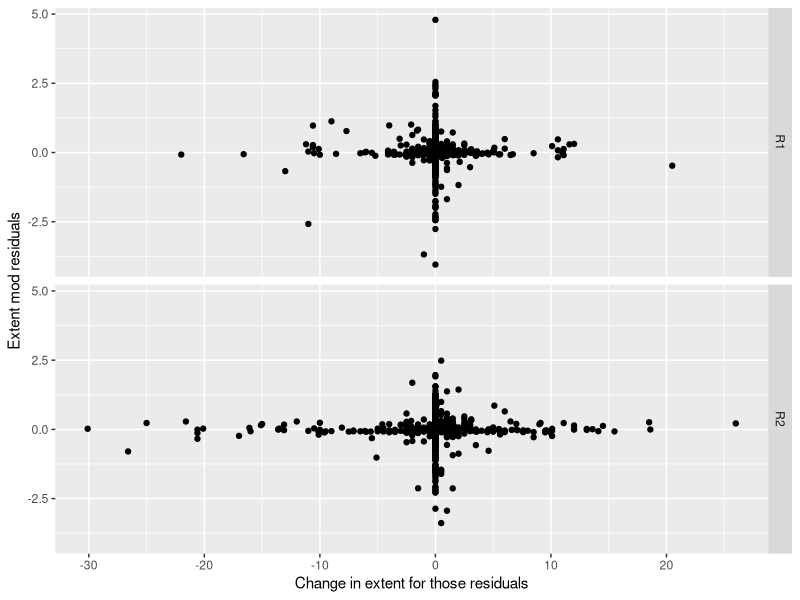
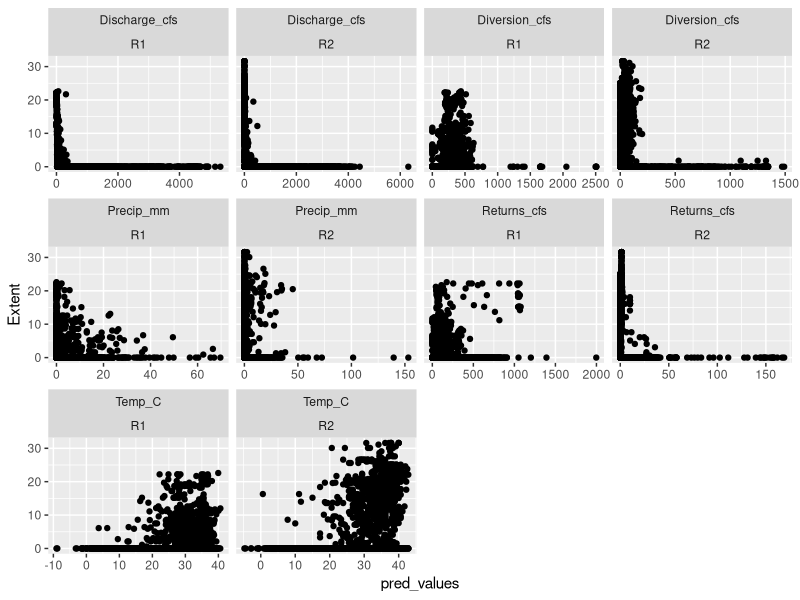
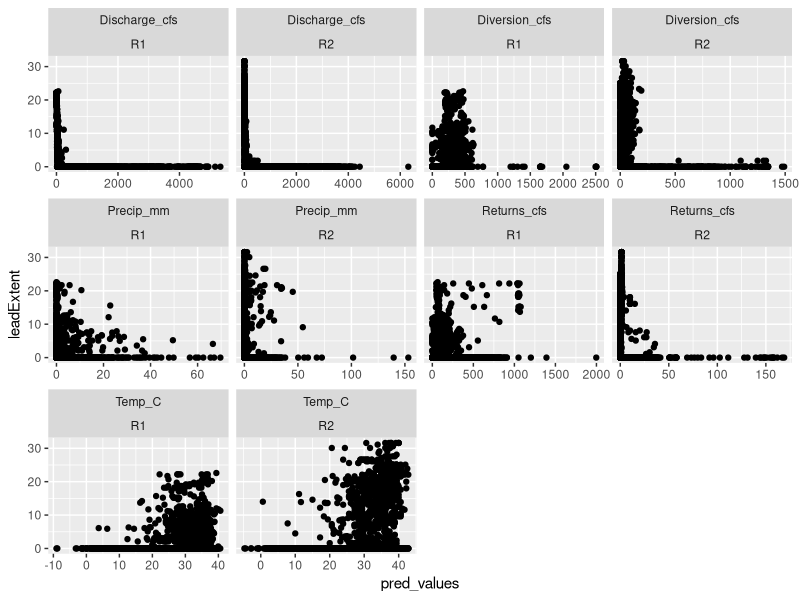
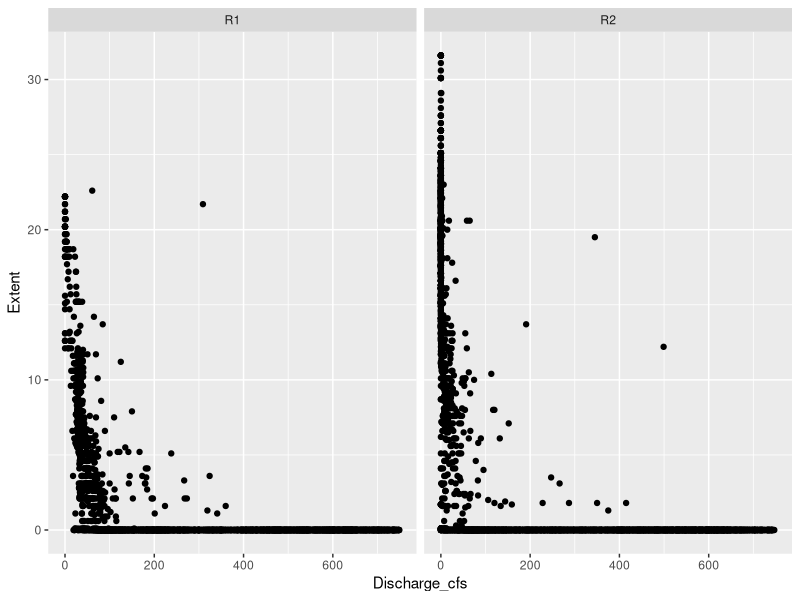
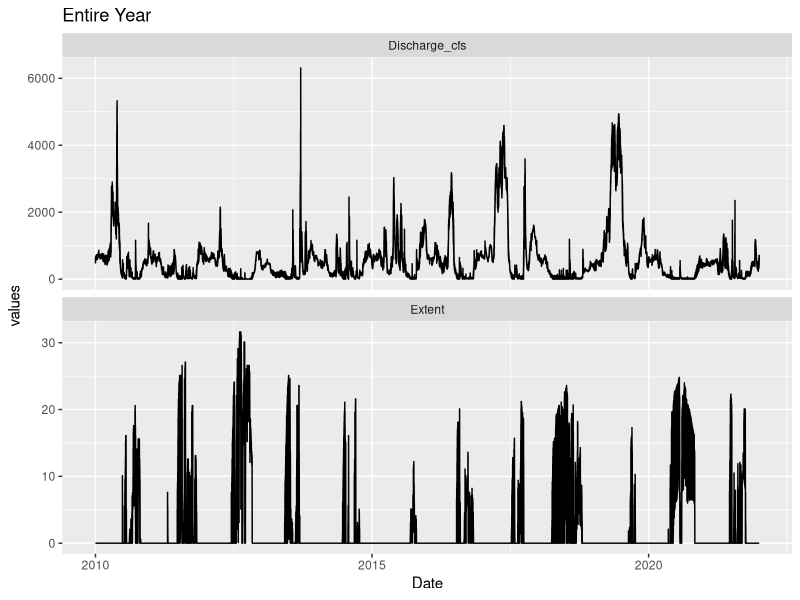
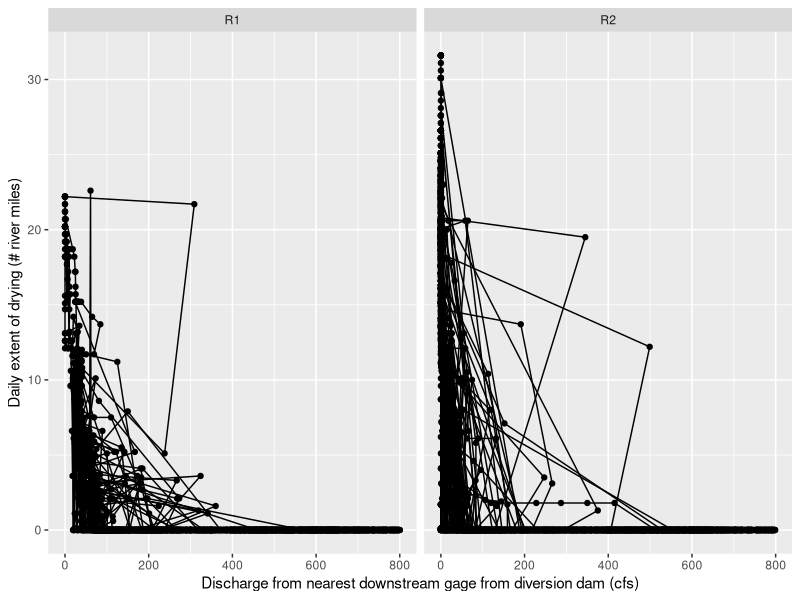
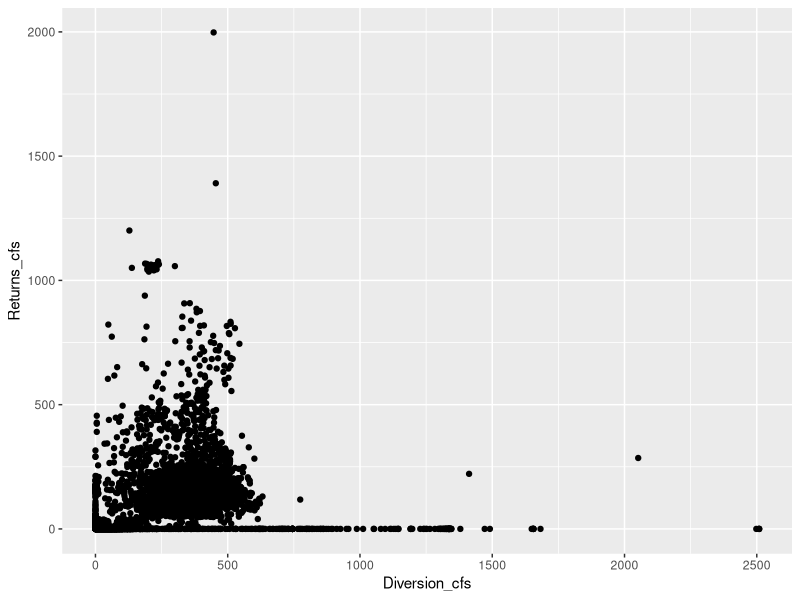
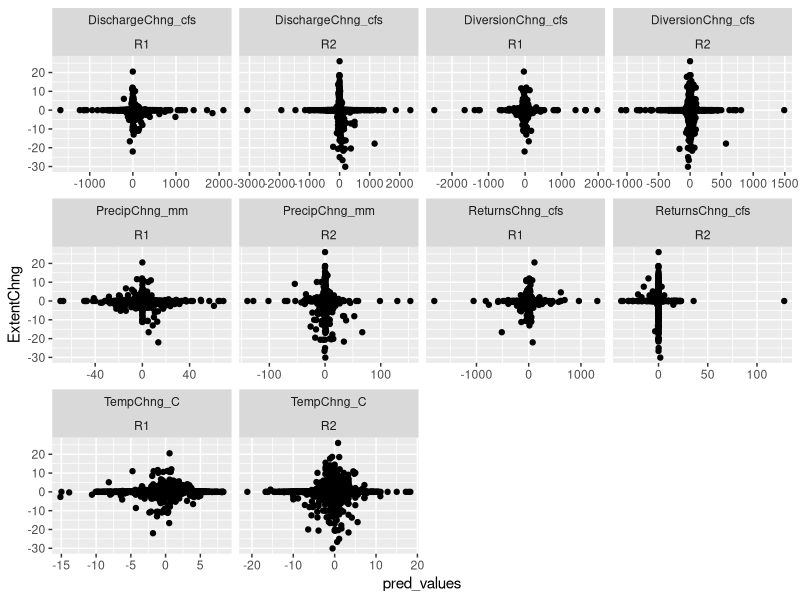

Write the R code that produced these figures, in order.
#read me ####
#the purpose of this script is to better understand the poor residuals
#best Extent Dry model - 2 states diversion subreaches

#libraries ####
library(tidyverse)
library(lubridate)
library(gridExtra)

#read data ####
dat <- read.csv("Data/Processed/DiversionSubreachData.csv", header = T) %>% 
  mutate(Date = as.Date(Date, format = "%Y-%m-%d" )) %>% 
  #filter(between(month(Date), 4, 10)) %>% 
  group_by(Reach) %>% 
  mutate(t = row_number()) %>% 
  ungroup()

resids <- read.csv("Data/Processed/PredsExtDiv.csv") %>% 
  rename(Reach = 1)

dat2 <- read.csv("Data/Processed/DryingSubreachData.csv", header=T) %>% 
  mutate(Date = as.Date(Date, format = "%Y-%m-%d")) %>% 
  filter(between(month(Date), 4, 10))

#wrangle data ####
temp <- dat %>% 
  full_join(resids)

#plots ####
  
  #change from day before against residuals
ggplot(temp, aes(x = ExtentChng, y = Resid))+
  geom_point()+
  facet_grid(rows= vars(Reach))+
  ylab("Extent mod residuals")+
  xlab("Change in extent for those residuals")

  #extent by covariates
dat %>% 
  select(Date, Reach, Extent, Precip_mm, Temp_C, Discharge_cfs, Diversion_cfs, Returns_cfs) %>% 
  pivot_longer(Precip_mm:Returns_cfs, names_to = "covs", values_to = "pred_values") %>% 
  ggplot(aes(x = pred_values, y = Extent))+
  geom_point()+
  facet_wrap(covs ~ Reach, scales = "free_x")

   #lead extent by covariates
dat %>%  
  select(Date, Reach, Extent, Precip_mm, Temp_C, Discharge_cfs, Diversion_cfs, Returns_cfs) %>% 
  mutate(leadExtent = lead(Extent, 1))%>% #applied 1 - 14 days some response by discharge/return 
  pivot_longer(Precip_mm:Returns_cfs, names_to = "covs", values_to = "pred_values") %>% 
  ggplot(aes(x = pred_values, y = leadExtent))+
  geom_point()+
  facet_wrap(covs ~ Reach, scales = "free_x")

#random
dat %>% 
  select(Date, Reach, Extent, Discharge_cfs) %>% 
  ggplot(aes(x = Discharge_cfs, y=Extent))+
  geom_point()+
  facet_wrap(~Reach)+
  scale_x_continuous(limits = (c(0, 750)))

dat %>% 
  select(Date, Reach, Extent, Discharge_cfs) %>% 
  pivot_longer(Extent:Discharge_cfs, names_to = "Variables", values_to = "values") %>% 
  ggplot(aes(x = Date, y = values))+
  geom_line()+
  facet_wrap(~Variables, scales = "free_y", ncol = 1)+
  ggtitle("Entire Year")

dat %>% 
  #filter(Reach == "R2") %>% 
  ggplot(aes(x = Discharge_cfs, y = Extent))+
  geom_point()+
  geom_path()+
  facet_wrap(~Reach)+
  scale_x_continuous(limits = (c(0, 800)))+
  ylab("Daily extent of drying (# river miles)")+
  xlab("Discharge from nearest downstream gage from diversion dam (cfs)")

dat %>% 
  ggplot(aes(x = Diversion_cfs, y = Returns_cfs))+
  geom_point()



#change in extent by change in covariates
dat %>% 
  select(Date, Reach, ExtentChng, PrecipChng_mm, TempChng_C, DischargeChng_cfs, DiversionChng_cfs, ReturnsChng_cfs) %>% 
  pivot_longer(PrecipChng_mm:ReturnsChng_cfs, names_to = "covs", values_to = "pred_values") %>% 
  ggplot(aes(x = pred_values, y = ExtentChng))+
  geom_point()+
  facet_wrap(covs ~ Reach, scales = "free_x")

#cumulative variables ####
Pl_Dis <- dat2 %>% 
  select(Date, Reach, MileDays, DischargeCum_cfs) %>% 
  mutate_at(c("MileDays", "DischargeCum_cfs"), scale) %>%
  pivot_longer(MileDays:DischargeCum_cfs, names_to = "Variables", values_to = "values") %>% 
  ggplot(aes(x = Date, y = values, group = Variables, color = Variables))+
  geom_line(size = 1)+
  facet_grid(~Reach, scales = "free_y")+
  scale_color_manual(values = c("Dark Blue", "Red"), name = "", labels = c("Discharge", "Cummulative Drying")) +
  ylab("zscore") +
  ggtitle("Cumulative Drying v Discharge") +
  theme(legend.position = "none", axis.title.x = element_blank(), axis.text.x = element_blank())

Pl_Div <- dat2 %>% 
  select(Date, Reach, MileDays, DiversionCum_cfs) %>% 
  mutate_at(c("MileDays", "DiversionCum_cfs"), scale) %>%
  pivot_longer(MileDays:DiversionCum_cfs, names_to = "Variables", values_to = "values") %>% 
  ggplot(aes(x = Date, y = values, group = Variables, color = Variables))+
  geom_line(size = 1)+
  facet_grid(~Reach, scales = "free_y")+
  scale_color_manual(values = c("Black", "Red"), name = "", labels = c("Diversion", "Cummulative Drying")) +
  ylab("zscore") +
  ggtitle("Cumulative Drying v Diversion")+
  theme(legend.position = "none", axis.title.x = element_blank(), axis.text.x = element_blank())

Pl_Ret <- dat2 %>% 
  select(Date, Reach, MileDays, ReturnsCum_cfs) %>% 
  mutate_at(c("MileDays", "ReturnsCum_cfs"), scale) %>%
  pivot_longer(MileDays:ReturnsCum_cfs, names_to = "Variables", values_to = "values") %>% 
  ggplot(aes(x = Date, y = values, group = Variables, color = Variables))+
  geom_line(size = 1)+
  facet_grid(~Reach, scales = "free_y")+
  scale_color_manual(values = c("Blue", "Red"), name = "", labels = c("Returns", "Cummulative Drying")) +
  ylab("zscore") +
  ggtitle("Cumulative Drying v Returns")+
  theme(legend.position = "none", axis.title.x = element_blank(), axis.text.x = element_blank())

Pl_Temp <- dat2 %>% 
  select(Date, Reach, MileDays, TempCum_C) %>% 
  mutate_at(c("MileDays", "TempCum_C"), scale) %>%
  pivot_longer(MileDays:TempCum_C, names_to = "Variables", values_to = "values") %>% 
  ggplot(aes(x = Date, y = values, group = Variables, color = Variables))+
  geom_line(size = 1)+
  facet_grid(~Reach, scales = "free_y")+
  scale_color_manual(values = c("Dark Gray", "Red"), name = "", labels = c("Temperature", "Cummulative Drying")) +
  ylab("zscore") +
  ggtitle("Cumulative Drying v Temperature")+
  theme(legend.position = "none")

Pl_Precip <- dat2 %>% 
  select(Date, Reach, MileDays, PrecipCum_mm) %>% 
  mutate_at(c("MileDays", "PrecipCum_mm"), scale) %>%
  pivot_longer(MileDays:PrecipCum_mm, names_to = "Variables", values_to = "values") %>% 
  ggplot(aes(x = Date, y = values, group = Variables, color = Variables))+
  geom_line(size = 1)+
  facet_grid(~Reach, scales = "free_y")+
  scale_color_manual(values = c("Turquoise", "Red"), name = "", labels = c("Rain", "Cummulative Drying")) +
  ylab("zscore") +
  ggtitle("Cumulative Drying v Precipictation")+
  theme(legend.position = "none")

grid.arrange(Pl_Dis, Pl_Div, Pl_Ret, Pl_Temp, Pl_Precip)
  
